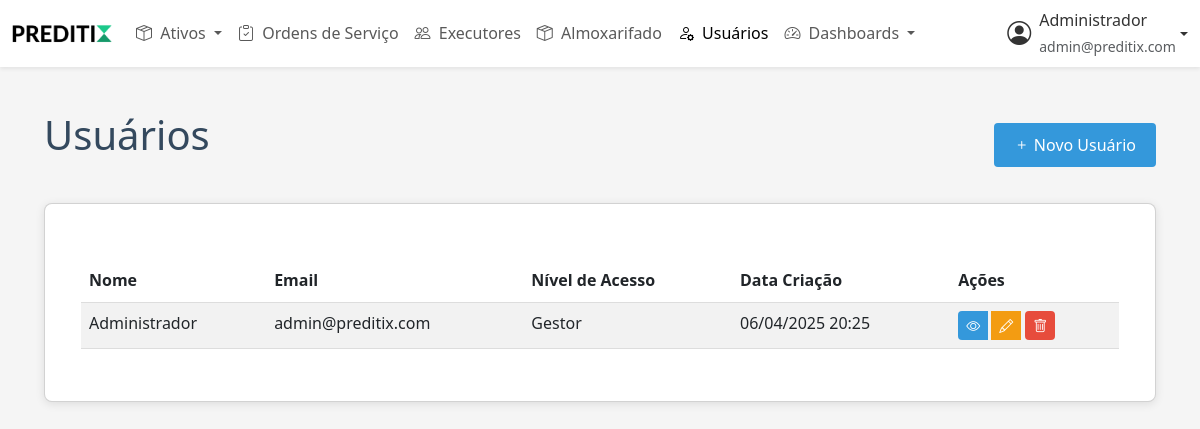
/usuarios.php (signed in), run on the app's committed database.
### tables this page shows
CREATE TABLE IF NOT EXISTS `usuarios` (
  `id` int NOT NULL AUTO_INCREMENT,
  `nome` varchar(100) NOT NULL,
  `email` varchar(100) NOT NULL,
  `senha` varchar(255) NOT NULL,
  `nivel_acesso` enum('gestor','responsavel') DEFAULT 'responsavel',
  `data_criacao` timestamp NULL DEFAULT CURRENT_TIMESTAMP,
  `data_atualizacao` timestamp NULL DEFAULT CURRENT_TIMESTAMP ON UPDATE CURRENT_TIMESTAMP,
  PRIMARY KEY (`id`),
  UNIQUE KEY `email` (`email`)
);

### classes/Usuario.php (called while the page is built, shortened)
<?php
require_once __DIR__ . '/Database.php';
class Usuario {
    private $db;
    public function __construct() {
        $this->db = new Database();
    }
    public function listarDetalhado() {
        $sql = "SELECT id, nome, email, nivel_acesso, data_criacao FROM usuarios ORDER BY nome";
        return $this->db->query($sql);
    }
}

### classes/Database.php (called while the page is built, shortened)
<?php
class Database {
    private $pdo;
    public function __construct() {
        try {
            $this->pdo = new PDO(
                "mysql:host=" . DB_HOST . ";dbname=" . DB_NAME . ";charset=utf8",
                DB_USER,
                DB_PASS,
                [
                    PDO::ATTR_ERRMODE => PDO::ERRMODE_EXCEPTION,
                    PDO::ATTR_DEFAULT_FETCH_MODE => PDO::FETCH_ASSOC,
                    PDO::ATTR_EMULATE_PREPARES => false
                ]
            );
        } catch (PDOException $e) {
            error_log("Erro na conexão com o banco de dados: " . $e->getMessage());
            throw new Exception("Não foi possível conectar ao banco de dados. Por favor, tente novamente mais tarde.");
        }
    }
    public function query($sql, $params = []) {
        try {
            $stmt = $this->pdo->prepare($sql);
            $stmt->execute($params);
            $result = $stmt->fetchAll(PDO::FETCH_ASSOC);
            return is_array($result) ? $result : [];
        } catch (PDOException $e) {
            error_log("Erro na consulta SQL: " . $e->getMessage() . "\nSQL: " . $sql . "\nParâmetros: " . print_r($params, true));
            throw new Exception("Erro ao buscar dados. Por favor, tente novamente mais tarde.");
        }
    }
}

### usuarios.php (the view, shortened to what this page needs)
<?php
require_once 'includes/auth.php';
require_once 'classes/Usuario.php';
$usuario = new Usuario();
$usuarios = $usuario->listarDetalhado();
$titulo = 'Usuários';
function formatarNivelAcesso($nivel) {
    return in_array($nivel, ['gestor', 'admin'], true) ? 'Gestor' : 'Responsável';
}
include 'includes/header.php';
?>
<div class="container">
    <div class="d-flex justify-content-between align-items-center mb-4">
        <h1><?php echo $titulo; ?></h1>
        <?php if ($usuario_gestor): ?>
            <a href="form_usuario.php" class="btn btn-primary">
                <i class="bi bi-plus"></i> Novo Usuário
            </a>
        <?php endif; ?>
    </div>
    <div class="card">
        <div class="card-body">
            <div class="table-responsive">
                <table class="table table-striped table-hover">
                    <thead>
                        <tr>
                            <th>Nome</th>
                            <th>Email</th>
                            <th>Nível de Acesso</th>
                            <th>Data Criação</th>
                            <th>Ações</th>
                        </tr>
                    </thead>
                    <tbody>
                        <?php foreach ($usuarios as $u): ?>
                            <tr>
                                <td><?php echo htmlspecialchars($u['nome']); ?></td>
                                <td><?php echo htmlspecialchars($u['email']); ?></td>
                                <td><?php echo formatarNivelAcesso($u['nivel_acesso']); ?></td>
                                <td><?php echo date('d/m/Y H:i', strtotime($u['data_criacao'])); ?></td>
                                <td>
                                    <div class="btn-group">
                                        <a href="visualiza_usuario.php?id=<?php echo $u['id']; ?>" class="btn btn-sm btn-info" title="Visualizar">
                                            <i class="bi bi-eye"></i>
                                        </a>
                                        <?php if ($usuario_gestor): ?>
                                        <a href="form_usuario.php?id=<?php echo $u['id']; ?>" class="btn btn-sm btn-warning" title="Editar">
                                            <i class="bi bi-pencil"></i>
                                        </a>
                                        <form method="POST" action="delete_usuario.php" onsubmit="return confirm('Tem certeza que deseja excluir este usuário?');">
                                            <button type="submit" class="btn btn-sm btn-danger" title="Excluir">
                                                <i class="bi bi-trash"></i>
                                            </button>
                                        </form>
                                        <?php endif; ?>
                                    </div>
                                </td>
                            </tr>
                        <?php endforeach; ?>
                    </tbody>
                </table>
            </div>
        </div>
    </div>
</div>

### assets/css/style.css (style rules this page uses)
:root { --primary-color: #3498db; --secondary-color: #2ecc71; --danger-color: #e74c3c; --warning-color: #f39c12; --light-color: #ecf0f1; --dark-color: #34495e; --white: #ffffff; --gray: #95a5a6; }
* { margin: 0; padding: 0; box-sizing: border-box; font-family: 'Segoe UI', Tahoma, Geneva, Verdana, sans-serif; }
body { background-color: #f5f5f5; color: #333; line-height: 1.6; }
.container { max-width: 1200px; margin: 0 auto; padding: 20px; }
.card { background-color: var(--white); border-radius: 8px; box-shadow: 0 2px 10px rgba(0, 0, 0, 0.1); padding: 20px; margin-bottom: 20px; }
h1, h2, h3, h4, h5, h6 { margin-bottom: 20px; color: var(--dark-color); }
.btn { display: inline-block; padding: 10px 20px; background-color: var(--primary-color); color: white; border: none; border-radius: 4px; cursor: pointer; text-decoration: none; font-size: 16px; transition: background-color 0.3s; }
.btn-primary { background-color: var(--primary-color); }
.btn-warning { background-color: var(--warning-color); }
.btn-danger { background-color: var(--danger-color); }
.btn-sm { padding: 5px 10px; font-size: 14px; }
table { width: 100%; border-collapse: collapse; margin-top: 20px; }
th, td { padding: 12px 15px; text-align: left; border-bottom: 1px solid #ddd; }
th { background-color: var(--primary-color); color: white; }

### includes/header.php (style rules this page uses)
.btn-group { gap: 0.25rem; }
.btn-group .btn { padding: 0.25rem 0.5rem; }
.btn-group .btn i { font-size: 0.875rem; }
.table-responsive { overflow-x: hidden; }
.card-body { padding: 1rem; }

### data on the page
usuarios: nome "Administrador", email "admin@preditix.com", nivel_acesso "Gestor", data_criacao "06/04/2025 20:25"

### other printed values
$_SESSION['usuario_nome'] "Administrador"
$_SESSION['usuario_email'] "admin@preditix.com"
$titulo "Usuários"
